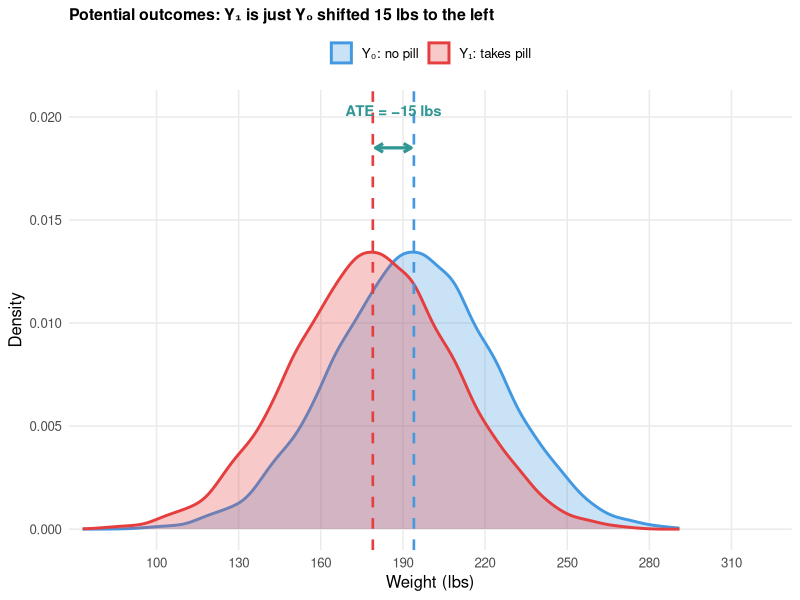
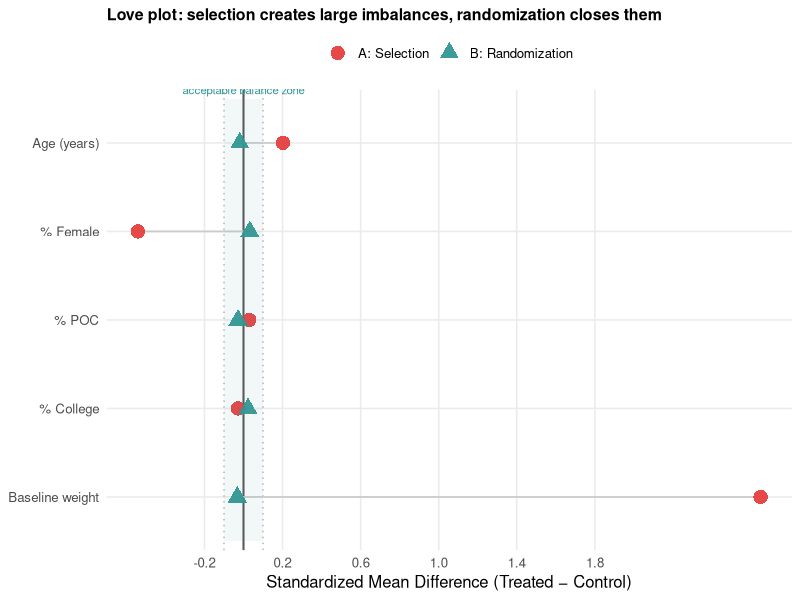
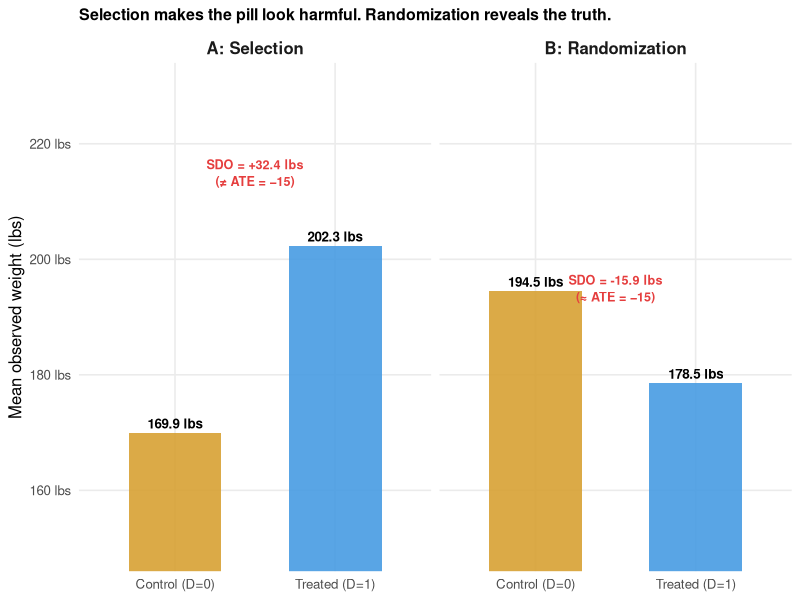

The R source for these figures, in order:
# ============================================================================
# Gov 51 Section — Week 11
# Weight Loss Pill Simulation: Selection Bias vs. Randomization
# ============================================================================
#
# This script is the replication file for the simulation section of
# week11_section.tex. Run from the week11/ directory or open in RStudio.
#
# Produces:
#   wt_po_density.pdf       -- Y0/Y1 potential outcome distributions
#   wt_love_plot.pdf        -- covariate balance love plot (both scenarios)
#   wt_means_compare.pdf    -- group means: SDO vs ATE (both scenarios)
#
# Packages: tidyverse, patchwork, scales
# ============================================================================

library(tidyverse)
library(patchwork)
library(scales)

# Output path: current directory when running from week11/
out_path <- tryCatch(
  dirname(rstudioapi::getSourceEditorContext()$path),
  error = function(e) "."
)

# George-style color palette (matches section deck)
col_trt  <- "#4299E1"   # treated:  blue
col_ctrl <- "#D69E2E"   # control:  amber
col_ate  <- "#319795"   # ATE:      teal
col_sdo  <- "#E53E3E"   # SDO:      red
col_y0   <- "#4299E1"   # Y0 curve: blue
col_y1   <- "#E53E3E"   # Y1 curve: red

# ============================================================================
# STEP 1: Generate 10,000 people
# ============================================================================

set.seed(51)
N <- 10000

sim <- tibble(
  age     = round(rnorm(N, 45, 12)),         # age in years
  female  = rbinom(N, 1, 0.52),              # 1 = female
  poc     = rbinom(N, 1, 0.35),              # 1 = person of color
  college = rbinom(N, 1, 0.45),              # 1 = college educated
  # Baseline weight: males 18 lbs heavier on average; slight age gradient
  Y0 = round(185 + 18*(1 - female) + 0.3*(age - 45) + rnorm(N, 0, 28))
)

cat("=== Population summary ===\n")
cat(sprintf("N = %d\n", N))
cat(sprintf("Mean age:     %.1f years\n", mean(sim$age)))
cat(sprintf("Pct female:   %.1f%%\n",     mean(sim$female)*100))
cat(sprintf("Pct POC:      %.1f%%\n",     mean(sim$poc)*100))
cat(sprintf("Pct college:  %.1f%%\n",     mean(sim$college)*100))
cat(sprintf("Mean weight:  %.1f lbs\n",   mean(sim$Y0)))

# ============================================================================
# STEP 2: Generate potential outcomes (constant treatment effect)
# ============================================================================

sim <- sim |>
  mutate(
    delta = -15,         # pill reduces weight by exactly 15 lbs for everyone
    Y1    = Y0 + delta   # Y1 = Y0 - 15
  )

ATE     <- mean(sim$delta)    # = -15
mean_Y0 <- mean(sim$Y0)       # ≈ 194 lbs

cat(sprintf("\nTrue ATE:  %d lbs\n", ATE))
cat(sprintf("Mean Y0:   %.1f lbs\n", mean_Y0))
cat(sprintf("Mean Y1:   %.1f lbs\n", mean(sim$Y1)))

# ============================================================================
# FIGURE 1: Distribution of Y0 and Y1
# ============================================================================

po_long <- sim |>
  select(Y0, Y1) |>
  pivot_longer(everything(), names_to = "po", values_to = "weight") |>
  mutate(po = factor(po, levels = c("Y0", "Y1"),
                     labels = c("Y\u2080: no pill", "Y\u2081: takes pill")))

means_po <- tibble(
  po     = factor(c("Y\u2080: no pill", "Y\u2081: takes pill"),
                  levels = c("Y\u2080: no pill", "Y\u2081: takes pill")),
  mean_w = c(mean_Y0, mean_Y0 + ATE)
)

arrow_y <- 0.0185

p_po <- ggplot(po_long, aes(x = weight, fill = po, color = po)) +
  geom_density(alpha = 0.28, linewidth = 1.0) +
  geom_vline(data = means_po,
             aes(xintercept = mean_w, color = po),
             linetype = "dashed", linewidth = 0.9, show.legend = FALSE) +
  annotate("segment",
           x    = mean_Y0 + ATE + 1, xend = mean_Y0 - 1,
           y    = arrow_y, yend = arrow_y,
           arrow = arrow(length = unit(0.22, "cm"), ends = "both"),
           color = col_ate, linewidth = 1.1) +
  annotate("text",
           x = mean_Y0 + ATE/2, y = arrow_y + 0.0018,
           label = "ATE = \u221215 lbs",
           color = col_ate, size = 3.8, fontface = "bold") +
  scale_fill_manual(values  = c("Y\u2080: no pill" = col_y0,
                                 "Y\u2081: takes pill" = col_y1)) +
  scale_color_manual(values = c("Y\u2080: no pill" = col_y0,
                                 "Y\u2081: takes pill" = col_y1)) +
  scale_x_continuous(breaks = seq(100, 310, 30)) +
  coord_cartesian(xlim = c(80, 320)) +
  labs(x = "Weight (lbs)", y = "Density",
       fill = NULL, color = NULL,
       title = "Potential outcomes: Y\u2081 is just Y\u2080 shifted 15 lbs to the left") +
  theme_minimal(base_size = 12) +
  theme(legend.position    = "top",
        panel.grid.minor   = element_blank(),
        plot.title         = element_text(face = "bold", size = 11.5))

ggsave(file.path(out_path, "wt_po_density.pdf"),
       p_po, width = 7.5, height = 3.5, device = cairo_pdf)
message("wt_po_density.pdf written")

# ============================================================================
# STEP 3: Two treatment assignment scenarios
# ============================================================================

sim <- sim |>
  mutate(
    # A: heavy people choose the pill
    D_A   = as.integer(Y0 > mean_Y0),
    # B: random assignment
    D_B   = rbinom(N, 1, 0.5),
    # Switching equation: Y_obs = D*Y1 + (1-D)*Y0
    Y_A   = D_A * Y1 + (1 - D_A) * Y0,
    Y_B   = D_B * Y1 + (1 - D_B) * Y0
  )

# ============================================================================
# STEP 4: Compute estimands
# ============================================================================

# Scenario A: Selection
E_Y0_D1_A <- mean(sim$Y0[sim$D_A == 1])
E_Y0_D0_A <- mean(sim$Y0[sim$D_A == 0])
SB_A      <- E_Y0_D1_A - E_Y0_D0_A
SDO_A     <- mean(sim$Y_A[sim$D_A == 1]) - mean(sim$Y_A[sim$D_A == 0])

cat("\n=== Scenario A: Selection (D = 1 if Y0 > mean_Y0) ===\n")
cat(sprintf("Fraction treated:  %.1f%%\n", mean(sim$D_A)*100))
cat(sprintf("E[Y0 | D=1]:  %.1f lbs  (heavier people chose pill)\n", E_Y0_D1_A))
cat(sprintf("E[Y0 | D=0]:  %.1f lbs\n", E_Y0_D0_A))
cat(sprintf("Selection bias:   +%.1f lbs\n", SB_A))
cat(sprintf("ATE:              %d  lbs\n", ATE))
cat(sprintf("SDO:              +%.1f lbs  <-- biased!\n", SDO_A))
cat(sprintf("ATE + SB:         %.1f lbs  (= SDO: decomposition checks out)\n", ATE + SB_A))
fit_A <- lm(Y_A ~ D_A, data = sim)
cat(sprintf("OLS coef on D_A:  %.2f lbs\n", coef(fit_A)["D_A"]))

# Scenario B: Randomization
E_Y0_D1_B <- mean(sim$Y0[sim$D_B == 1])
E_Y0_D0_B <- mean(sim$Y0[sim$D_B == 0])
SB_B      <- E_Y0_D1_B - E_Y0_D0_B
SDO_B     <- mean(sim$Y_B[sim$D_B == 1]) - mean(sim$Y_B[sim$D_B == 0])

cat("\n=== Scenario B: Randomization (D ~ Bernoulli(0.5)) ===\n")
cat(sprintf("Fraction treated:  %.1f%%\n", mean(sim$D_B)*100))
cat(sprintf("E[Y0 | D=1]:  %.1f lbs\n", E_Y0_D1_B))
cat(sprintf("E[Y0 | D=0]:  %.1f lbs\n", E_Y0_D0_B))
cat(sprintf("Selection bias:   %.2f lbs  (~0)\n", SB_B))
cat(sprintf("ATE:              %d  lbs\n", ATE))
cat(sprintf("SDO:              %.2f lbs  (~ATE!)\n", SDO_B))
cat(sprintf("ATE + SB:         %.2f lbs  (= SDO: decomposition checks out)\n", ATE + SB_B))
fit_B <- lm(Y_B ~ D_B, data = sim)
cat(sprintf("OLS coef on D_B:  %.2f lbs\n", coef(fit_B)["D_B"]))

# ============================================================================
# FIGURE 2: Love plot — covariate balance comparison
# ============================================================================

compute_smds <- function(d_vec, data) {
  covs <- list(
    "Age (years)"       = data$age,
    "% Female"          = data$female * 100,
    "% POC"             = data$poc * 100,
    "% College"         = data$college * 100,
    "Baseline weight"   = data$Y0
  )
  map_dfr(names(covs), function(cov_name) {
    x  <- covs[[cov_name]]
    t1 <- x[d_vec == 1]; t0 <- x[d_vec == 0]
    tibble(
      Covariate = cov_name,
      SMD       = (mean(t1) - mean(t0)) / sqrt((var(t1) + var(t0)) / 2)
    )
  })
}

smd_A <- compute_smds(sim$D_A, sim) |> mutate(Scenario = "A: Selection")
smd_B <- compute_smds(sim$D_B, sim) |> mutate(Scenario = "B: Randomization")

smd_all <- bind_rows(smd_A, smd_B) |>
  mutate(
    Scenario  = factor(Scenario, levels = c("A: Selection", "B: Randomization")),
    Covariate = factor(Covariate,
                       levels = rev(c("Age (years)", "% Female", "% POC",
                                      "% College", "Baseline weight")))
  )

# Print SMD table
cat("\n=== Standardized Mean Differences ===\n")
smd_all |> pivot_wider(names_from=Scenario, values_from=SMD) |>
  mutate(across(where(is.numeric), ~round(.x, 3))) |> print()

p_love <- ggplot(smd_all, aes(x = SMD, y = Covariate,
                               color = Scenario, shape = Scenario)) +
  geom_vline(xintercept = 0, color = "gray35", linewidth = 0.7) +
  geom_vline(xintercept = c(-0.1, 0.1), color = "gray70",
             linetype = "dotted", linewidth = 0.5) +
  geom_segment(data = smd_all |> pivot_wider(names_from = Scenario, values_from = SMD),
               aes(x = `A: Selection`, xend = `B: Randomization`,
                   y = Covariate, yend = Covariate),
               color = "gray80", linewidth = 0.6, inherit.aes = FALSE) +
  geom_point(size = 4.5, alpha = 0.95) +
  annotate("rect", xmin = -0.1, xmax = 0.1, ymin = 0.5, ymax = 5.5,
           fill = col_ate, alpha = 0.06) +
  annotate("text", x = 0, y = 5.6, label = "acceptable balance zone",
           color = col_ate, size = 2.9) +
  scale_color_manual(
    values = c("A: Selection" = col_sdo, "B: Randomization" = col_ate),
    name = NULL
  ) +
  scale_shape_manual(
    values = c("A: Selection" = 16, "B: Randomization" = 17),
    name = NULL
  ) +
  scale_x_continuous(breaks = seq(-0.2, 1.8, 0.4)) +
  labs(x = "Standardized Mean Difference (Treated \u2212 Control)",
       y = NULL,
       title = "Love plot: selection creates large imbalances, randomization closes them") +
  theme_minimal(base_size = 12) +
  theme(legend.position  = "top",
        panel.grid.minor = element_blank(),
        plot.title       = element_text(face = "bold", size = 11.5))

ggsave(file.path(out_path, "wt_love_plot.pdf"),
       p_love, width = 7.5, height = 3.5, device = cairo_pdf)
message("wt_love_plot.pdf written")

# ============================================================================
# FIGURE 3: Group means — what we observe under each scenario
# ============================================================================

grp_means <- tibble(
  Scenario = factor(
    c("A: Selection","A: Selection","B: Randomization","B: Randomization"),
    levels = c("A: Selection","B: Randomization")
  ),
  Group   = rep(c("Control (D=0)","Treated (D=1)"), 2),
  Mean_Y  = c(
    mean(sim$Y_A[sim$D_A == 0]),
    mean(sim$Y_A[sim$D_A == 1]),
    mean(sim$Y_B[sim$D_B == 0]),
    mean(sim$Y_B[sim$D_B == 1])
  )
)

sdo_ann <- tibble(
  Scenario = factor(c("A: Selection","B: Randomization"),
                    levels = c("A: Selection","B: Randomization")),
  label    = c(
    sprintf("SDO = +%.1f lbs\n(\u2260 ATE = \u221215)", SDO_A),
    sprintf("SDO = %.1f lbs\n(\u2248 ATE = \u221215)", SDO_B)
  ),
  x = c(1.5, 1.5),
  y = c(215, 195)
)

p_means <- ggplot(grp_means, aes(x = Group, y = Mean_Y, fill = Group)) +
  geom_col(width = 0.58, alpha = 0.88) +
  geom_text(aes(label = sprintf("%.1f lbs", Mean_Y)),
            vjust = -0.45, size = 3.4, fontface = "bold") +
  geom_text(data = sdo_ann, aes(x = x, y = y, label = label),
            inherit.aes = FALSE,
            size = 3.2, color = col_sdo, fontface = "bold", lineheight = 1.1) +
  facet_wrap(~Scenario) +
  scale_fill_manual(values = c("Control (D=0)" = col_ctrl,
                                "Treated (D=1)" = col_trt)) +
  scale_y_continuous(labels = function(x) paste0(x," lbs")) +
  coord_cartesian(ylim = c(150, 230)) +
  labs(x = NULL, y = "Mean observed weight (lbs)", fill = NULL,
       title = "Selection makes the pill look harmful. Randomization reveals the truth.") +
  theme_minimal(base_size = 12) +
  theme(legend.position    = "none",
        strip.text         = element_text(face = "bold", size = 12),
        panel.grid.minor   = element_blank(),
        plot.title         = element_text(face = "bold", size = 11.5))

ggsave(file.path(out_path, "wt_means_compare.pdf"),
       p_means, width = 8.2, height = 3.8, device = cairo_pdf)
message("wt_means_compare.pdf written")

# ============================================================================
# SUMMARY TABLE
# ============================================================================
cat("\n=== Summary: ATE / SDO / Selection Bias ===\n")
cat(sprintf("                  Scenario A    Scenario B\n"))
cat(sprintf("True ATE:         %6d lbs    %6d lbs\n", ATE, ATE))
cat(sprintf("E[Y0 | D=1]:      %6.1f lbs    %6.1f lbs\n", E_Y0_D1_A, E_Y0_D1_B))
cat(sprintf("E[Y0 | D=0]:      %6.1f lbs    %6.1f lbs\n", E_Y0_D0_A, E_Y0_D0_B))
cat(sprintf("Selection bias:   %6.1f lbs    %6.2f lbs\n", SB_A, SB_B))
cat(sprintf("SDO:              %6.1f lbs    %6.2f lbs\n", SDO_A, SDO_B))
cat(sprintf("OLS coef:         %6.2f lbs    %6.2f lbs\n",
            coef(fit_A)["D_A"], coef(fit_B)["D_B"]))
cat(sprintf("SDO = ATE + SB:   %.1f = %d + %.1f = %.1f  [check]\n",
            SDO_A, ATE, SB_A, ATE + SB_A))
cat(sprintf("                  %.2f = %d + %.2f = %.2f  [check]\n",
            SDO_B, ATE, SB_B, ATE + SB_B))
message("\nAll figures written to: ", out_path)
